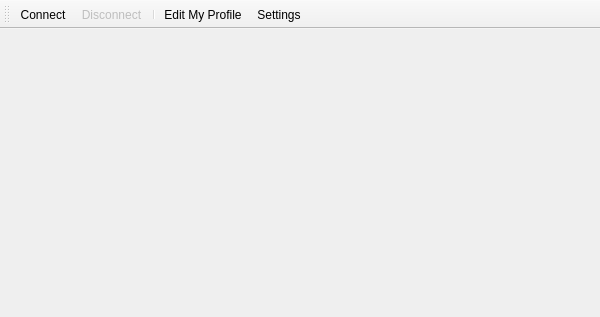
<?xml version="1.0" encoding="UTF-8"?>
<ui version="4.0">
 <class>WidgetIrcMain</class>
 <widget class="QMainWindow" name="WidgetIrcMain">
  <property name="geometry">
   <rect>
    <x>0</x>
    <y>0</y>
    <width>600</width>
    <height>317</height>
   </rect>
  </property>
  <property name="windowTitle">
   <string>Chat Center</string>
  </property>
  <widget class="QWidget" name="centralwidget">
   <layout class="QVBoxLayout" name="verticalLayoutIrcMain">
    <property name="spacing">
     <number>0</number>
    </property>
    <property name="margin">
     <number>0</number>
    </property>
   </layout>
  </widget>
  <widget class="QToolBar" name="toolBarChatControls">
   <property name="contextMenuPolicy">
    <enum>Qt::PreventContextMenu</enum>
   </property>
   <property name="windowTitle">
    <string>toolBar</string>
   </property>
   <property name="iconSize">
    <size>
     <width>16</width>
     <height>16</height>
    </size>
   </property>
   <property name="toolButtonStyle">
    <enum>Qt::ToolButtonTextBesideIcon</enum>
   </property>
   <property name="floatable">
    <bool>false</bool>
   </property>
   <attribute name="toolBarArea">
    <enum>TopToolBarArea</enum>
   </attribute>
   <attribute name="toolBarBreak">
    <bool>false</bool>
   </attribute>
   <addaction name="actionConnect"/>
   <addaction name="actionDisconnect"/>
   <addaction name="separator"/>
   <addaction name="actionEditMyProfile"/>
   <addaction name="actionChatSettings"/>
  </widget>
  <action name="actionConnect">
   <property name="icon">
    <iconset resource="../Resource.qrc">
     <normaloff>:/Resource/Network/Connect.png</normaloff>:/Resource/Network/Connect.png</iconset>
   </property>
   <property name="text">
    <string>Connect</string>
   </property>
  </action>
  <action name="actionDisconnect">
   <property name="enabled">
    <bool>false</bool>
   </property>
   <property name="icon">
    <iconset resource="../Resource.qrc">
     <normaloff>:/Resource/Network/Disconnect.png</normaloff>:/Resource/Network/Disconnect.png</iconset>
   </property>
   <property name="text">
    <string>Disconnect</string>
   </property>
  </action>
  <action name="actionEditMyProfile">
   <property name="icon">
    <iconset resource="../Resource.qrc">
     <normaloff>:/Resource/Chat/DefaultAvatar.png</normaloff>:/Resource/Chat/DefaultAvatar.png</iconset>
   </property>
   <property name="text">
    <string>Edit My Profile</string>
   </property>
  </action>
  <action name="actionChatSettings">
   <property name="icon">
    <iconset resource="../Resource.qrc">
     <normaloff>:/Resource/Generic/Settings.png</normaloff>:/Resource/Generic/Settings.png</iconset>
   </property>
   <property name="text">
    <string>Settings</string>
   </property>
   <property name="toolTip">
    <string>Settings</string>
   </property>
  </action>
 </widget>
 <resources>
  <include location="../Resource.qrc"/>
 </resources>
 <connections/>
</ui>
